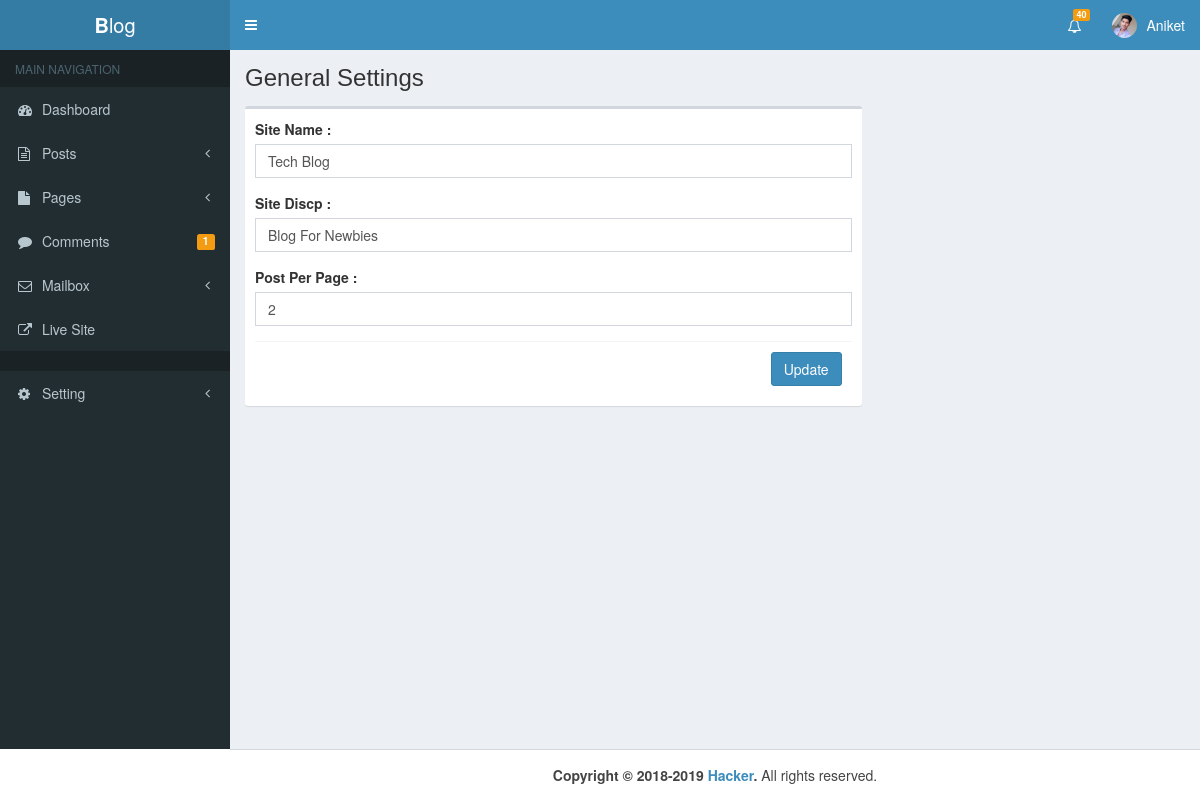
/admin/general.php (signed in), run on the app's committed database.
### tables this page shows
CREATE TABLE `user` (
  `id` int(11) NOT NULL,
  `username` varchar(100) NOT NULL,
  `email` varchar(100) NOT NULL,
  `website` varchar(100) NOT NULL,
  `fname` varchar(100) NOT NULL,
  `lname` varchar(100) NOT NULL,
  `bio` mediumtext NOT NULL,
  `detail` varchar(500) NOT NULL,
  `password` varchar(100) NOT NULL,
  `img` varchar(1000) NOT NULL,
  `registered_date` varchar(100) NOT NULL
);

CREATE TABLE `options` (
  `id` int(11) NOT NULL,
  `name` varchar(200) NOT NULL,
  `value` varchar(500) NOT NULL
);

### admin/general.php (the view, shortened to what this page needs)
<?php
include "header.php"
?>
<body class="hold-transition skin-blue sidebar-mini">
<div class="wrapper">
  <?php include "nav.php" ?>
  <?php include "sidebar.php" ?>
  <div class="content-wrapper">
    <section class="content-header">
      <h1>
        General Settings
      </h1>
    </section>
    <section class="content">
      <div class="row">
        <form action="general.php" method="post">
          <div class="col-md-8">
            <div class="box">
                <div class="box-body">
                  <?php
                      $con = new mysqli("localhost","root","","blog");
                      $s = "SELECT * FROM options";
                      $r = mysqli_query($con,$s);
                      while ( $row = mysqli_fetch_array($r)) {
                        $name = ucwords(str_replace('_', ' ', $row['name']));
                        $value = $row['value'];
                   ?>
                  <div class="form-group">
                    <label><?php echo $name ?> :</label>
                    <input type="text" name="value" class="form-control" value="<?php echo "$value"; ?>">
                  </div>
                  <?php } ?>
                  <div class="box-footer">
                      <button type="submit" name="Update" class="btn btn-primary pull-right">Update</button>
                  </div>
                </div>
              </div>
            </div>
        </form>
      </div>
    </section>
  </div>
</div>
  <?php include "footer.php" ?>
</body>

### admin/nav.php (shortened to what this page needs)
<?php
$con = new mysqli("localhost","root","","blog");
$i = $_SESSION['User_Id'];
$sql = "SELECT * FROM user WHERE id = '$i'";
$result = mysqli_query($con,$sql);
$row = mysqli_fetch_array($result);
$user = $row['username'];
$img = $row['img'];
 ?>
<header class="main-header">
  <a href="index.php" class="logo">
    <span class="logo-lg"><b>B</b>log</span>
  </a>
  <nav class="navbar navbar-static-top">
      <a href="#" class="sidebar-toggle" data-toggle="push-menu" role="button">
      </a>
      <div class="navbar-custom-menu">
        <ul class="nav navbar-nav">
          <li class="dropdown notifications-menu">
           <a href="#" class="dropdown-toggle" data-toggle="dropdown">
             <i class="fa fa-bell-o"></i>
             <span class="label label-warning">40</span>
           </a>
         </li>
          <li class="dropdown user user-menu">
            <a href="#" class="dropdown-toggle" data-toggle="dropdown">
              <?php if (!empty($img)): ?>
                <img src="upload/<?php echo "$img"; ?>" class="user-image" alt="User Image">
              <?php endif; ?>
              <span class="hidden-xs"><?php echo "$user"; ?></span>
            </a>
          </li>
        </ul>
      </div>
    </nav>
</header>

### admin/assets/css/main.css (style rules this page uses)
body { min-height: 100vh; }

### data on the page
user: img (placeholder picture), username "Aniket"
options: name "Site Name", value "Tech Blog"
options: name "Site Discp", value "Blog For Newbies"
options: name "Post Per Page", value "2"

### other printed values
$PendingComment "1"
